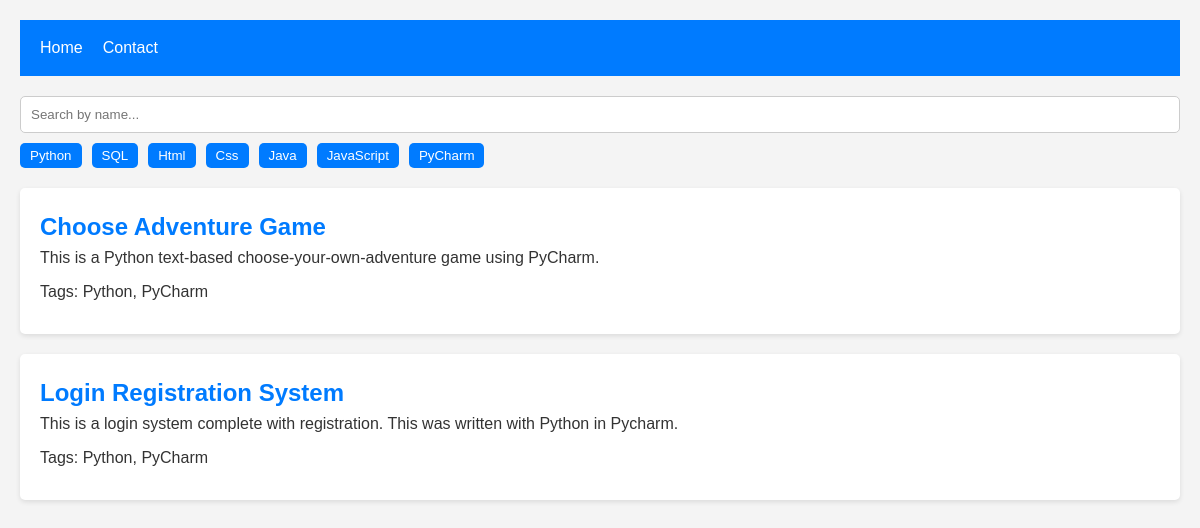
The page / on the database its author committed.
### main/models.py (models this page shows, shortened)
class Tag(models.Model):
    name = models.CharField(max_length=100, unique=True)
    def __str__(self):
        return self.name

class Project(models.Model):
    title = models.CharField(max_length=200)
    description = models.TextField()
    tags = models.ManyToManyField(Tag, related_name="projects")
    link = models.URLField(max_length=200, blank=True)

### main/views.py (the view)
# urls.py: path("", views.home, name="home"),
def home(request):
    projects = Project.objects.all()
    tags = Tag.objects.all()
    return render(request, "home.html", {"projects": projects, "tags": tags})

### main/templates/home.html (shortened to what this page needs)
{% extends 'base.html' %}
{% load static %}
{% block extrahead %}
<link rel="stylesheet" href="{% static 'css/home.css' %}">
{% endblock extrahead %}
{% block content %}
    <div class="filters">
        <input type="text" id="name-search" placeholder="Search by name..."/>
        <div class="tags-list">
            {% for tag in tags %}
                <button class="tag" data-tag="{{ tag.name|lower }}">{{tag.name }}</button>
            {% endfor %}
        </div>
    </div>
    <div class="projects-list">
        {% for project in projects %}
        <div class="project" data-name="{{ project.title|lower }}" data-tags="{{ project.tags.all|join:', '|lower }}">
            <h2><a href="{% url 'project' project.id %}">{{project.title}}</a></h2>
            <p>{{project.description}}</p>
            <p>Tags: {{project.tags.all|join:', '}}</p>
        </div>
        {% endfor %}
    </div>
{% endblock content%}

### main/templates/base.html (shortened to what this page needs)
{% load static %}
<!DOCTYPE html>
<html lang="en">
<head>
    <link rel="stylesheet" href="{% static 'css/base.css' %}">
    {% block extrahead %}
    {% endblock extrahead %}
</head>
<body>
    <header>
         <ul class="nav-menu">
            <li><a href="/home">Home</a></li>
            <li><a href="/contact">Contact</a></li>
        </ul>
    </header>
    <main>
        {% block content %}
        {% endblock content %}
    </main>
</body>
</html>

### main/static/css/base.css (style rules this page uses)
* { box-sizing: border-box; margin: 0; padding: 0; font-family: "Arial", sans-serif; }
body { font-family: "Segoe UI", Tahoma, Geneva, Verdana, sans-serif; line-height: 1.6; color: #333; background-color: #f4f4f4; padding: 20px; }
a { color: #007bff; text-decoration: none; }
header { background-color: #007bff; color: white; padding: 10px 20px; }
.nav-menu { list-style: none; display: flex; justify-content: flex-start; gap: 20px; }
.nav-menu li { padding: 5px 0; }
.nav-menu a { color: white; transition: color 0.3s ease; }
main { margin-top: 20px; }

### main/static/css/home.css (style rules this page uses)
.filters { margin-bottom: 20px; }
#name-search { padding: 10px; margin-bottom: 10px; width: 100%; border: 1px solid #ccc; border-radius: 5px; }
.tags-list { display: flex; flex-wrap: wrap; gap: 10px; }
.tag { background-color: #007bff; color: white; border: none; padding: 5px 10px; border-radius: 5px; cursor: pointer; transition: background-color 0.3s; }
.projects-list { margin-top: 20px; }
.project { background-color: white; padding: 20px; margin-bottom: 20px; border-radius: 5px; box-shadow: 0 2px 5px rgba(0, 0, 0, 0.1); }
.project h2 { margin-top: 0; }
.project p { margin-bottom: 10px; line-height: 1.5; }

### rows shown on the page
Tag: name "Python"
Tag: name "SQL"
Tag: name "Html"
Tag: name "Css"
Tag: name "Java"
Tag: name "JavaScript"
Tag: name "PyCharm"
Project: title "Choose Adventure Game", description "This is a Python text-based choose-your-own-adventure game using PyCharm.", tags.all "Python, PyCharm"
Project: title "Login Registration System", description "This is a login system complete with registration. This was written with Python in Pycharm.", tags.all "Python, PyCharm"
